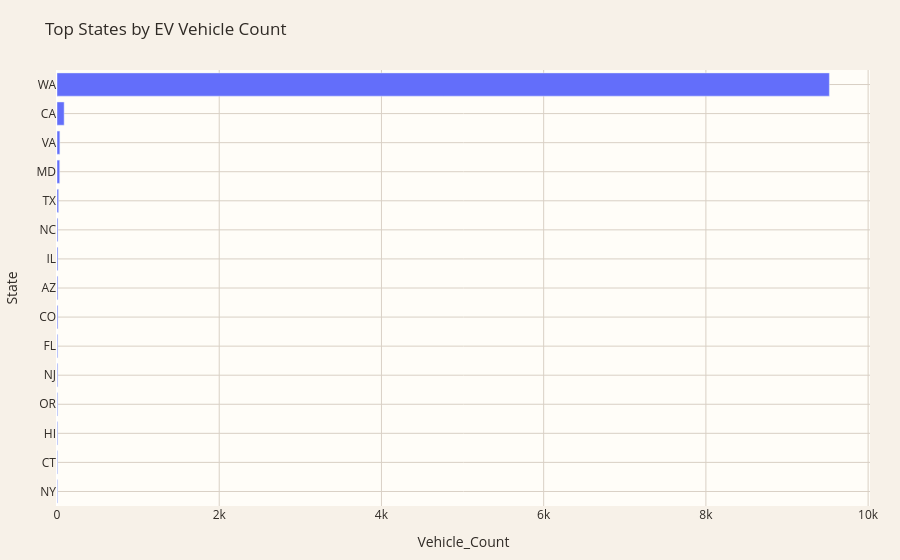

Here is the notebook cell this chart was saved with:
### Markdown cell above
## 32. Chart — Leading States

### Code cell
if PLOTLY_AVAILABLE:
    plot_data = (
        state_summary
        .head(15)
        .sort_values("Vehicle_Count")
    )

    fig = px.bar(
        plot_data,
        x="Vehicle_Count",
        y="State",
        orientation="h",
        title="Top States by EV Vehicle Count"
    )

    fig = apply_theme(fig)
    fig.show()

### Figure 1 — Plotly figure (JSON) as saved in the notebook; plotly's stock layout.template omitted (floating-point values rounded to 4 significant figures)
{"data": [{"hovertemplate": "Vehicle_Count=%{x}<br>State=%{y}<extra></extra>", "legendgroup": "", "marker": {"color": "#636efa", "pattern": {"shape": ""}}, "name": "", "orientation": "h", "showlegend": false, "textposition": "auto", "type": "bar", "x": [7, 7, 8, 8, 9, 9, 11, 11, 12, 12, 20, 33, 35, 88, 9522], "xaxis": "x", "y": ["NY", "CT", "HI", "OR", "NJ", "FL", "CO", "AZ", "IL", "NC", "TX", "MD", "VA", "CA", "WA"], "yaxis": "y"}], "layout": {"barmode": "relative", "font": {"color": "#2F2A25"}, "hovermode": "x unified", "legend": {"tracegroupgap": 0}, "margin": {"b": 50, "l": 50, "r": 30, "t": 70}, "paper_bgcolor": "#F7F1E8", "plot_bgcolor": "#FFFDF8", "title": {"text": "Top States by EV Vehicle Count"}, "xaxis": {"anchor": "y", "domain": [0, 1], "gridcolor": "#D9D0C5", "showgrid": true, "title": {"text": "Vehicle_Count"}}, "yaxis": {"anchor": "x", "domain": [0, 1], "gridcolor": "#D9D0C5", "showgrid": true, "title": {"text": "State"}}}}
